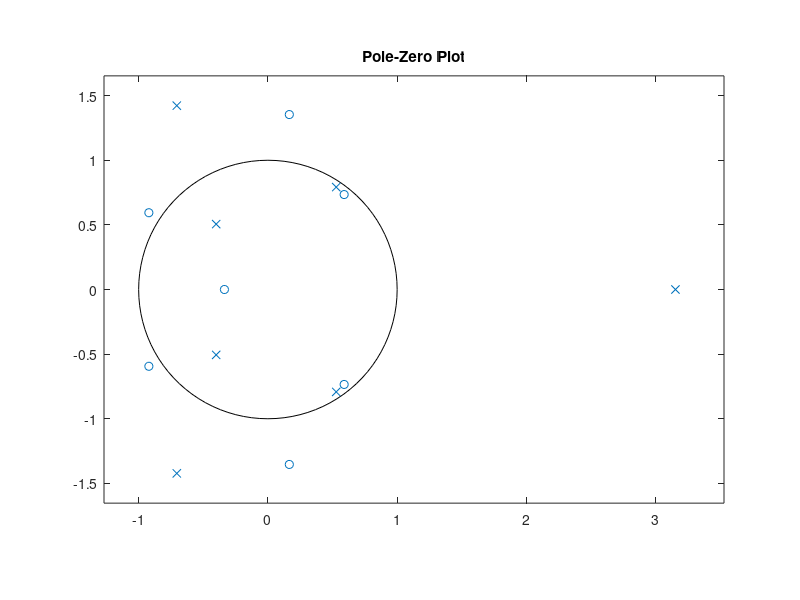

Reproduce this figure in MATLAB.
%Program for ROC
clc;
clear all; 
close all;
num = [3 2 5 6 4 1 6 2];
den=[-1 2 1 8 -1 5 3 3];
[z,p,k] = tf2zp(num,den);
disp('Zeros are at'); disp(z);
disp('poles are at'); disp(p);
disp('gain constant'); disp(k);
sos=zp2sos(z,p,k);
disp('Second order sections'); disp(real(sos));
zplane(num,den);
title('Pole-Zero Plot');
grid;